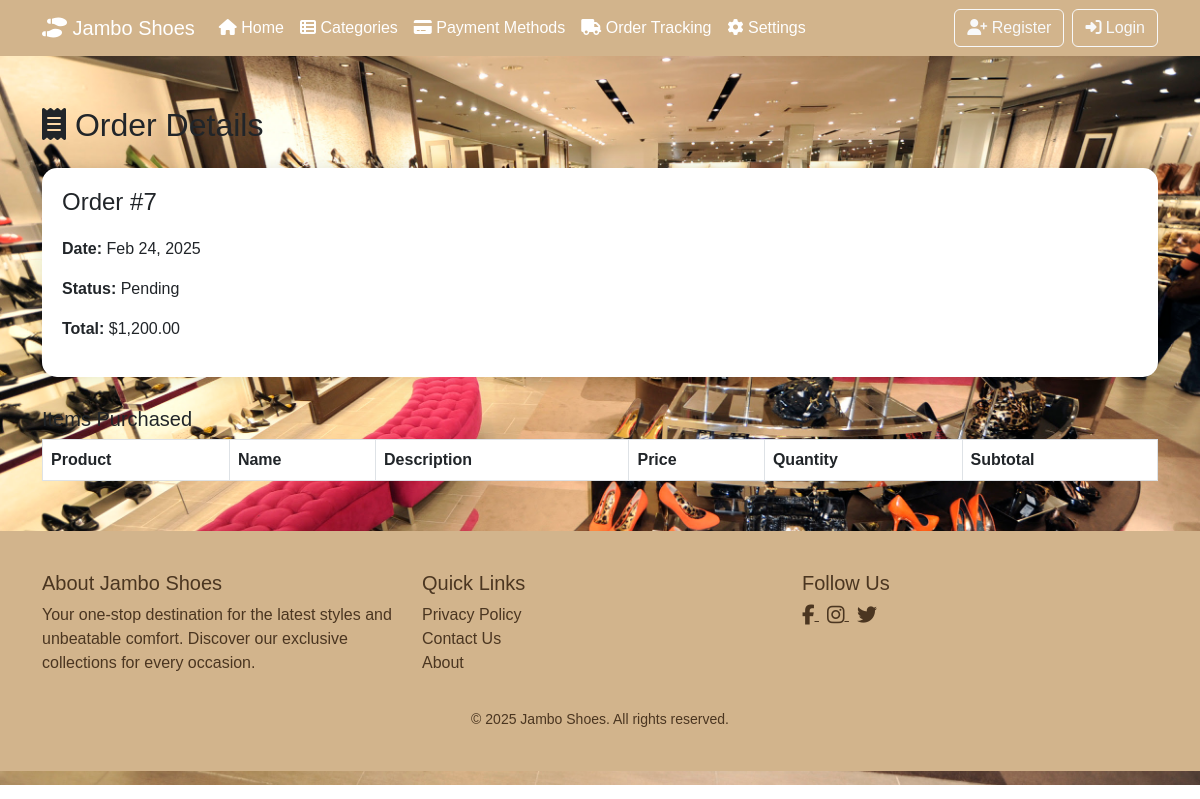
Page /order_details.php?order_id=7 (signed in) on the committed database.
### tables this page shows
CREATE TABLE `orders` (
  `order_id` int(11) NOT NULL,
  `customer_id` int(11) NOT NULL,
  `order_date` timestamp NOT NULL DEFAULT current_timestamp(),
  `total` decimal(10,2) NOT NULL,
  `status` varchar(50) DEFAULT 'Pending',
  `shipping_name` varchar(255) DEFAULT NULL,
  `shipping_address` text DEFAULT NULL,
  `shipping_phone` varchar(50) DEFAULT NULL
);

### order_details.php (the view, shortened to what this page needs)
<?php
require_once 'db_connect.php';
$order_id = intval($_GET['order_id']);
$stmt = $conn->prepare("SELECT * FROM orders WHERE order_id = ? AND customer_id = ?");
$stmt->bind_param("ii", $order_id, $_SESSION['user_id']);
$stmt->execute();
$orderResult = $stmt->get_result();
$order = $orderResult->fetch_assoc();
?>
<!DOCTYPE html>
<html lang="en">
<head>
  <link href="https://cdn.jsdelivr.net/npm/bootstrap@5.3.0/dist/css/bootstrap.min.css" rel="stylesheet">
  <link rel="stylesheet" href="https://cdnjs.cloudflare.com/ajax/libs/font-awesome/6.4.2/css/all.min.css">
</head>
<body>
  <?php include 'header.php'; ?>
  <div class="container order-details">
    <h2 class="mb-4"><i class="fas fa-receipt"></i> Order Details</h2>
    <div class="order-summary">
      <h4>Order #<?php echo htmlspecialchars($order['order_id']); ?></h4>
      <p><strong>Date:</strong> <?php echo date("M d, Y", strtotime($order['order_date'])); ?></p>
      <p><strong>Status:</strong> <?php echo htmlspecialchars($order['status']); ?></p>
      <p><strong>Total:</strong> $<?php echo number_format($order['total'], 2); ?></p>
    </div>
    <h5>Items Purchased</h5>
    <table class="table table-bordered">
      <thead>
        <tr>
          <th>Product</th>
          <th>Name</th>
          <th>Description</th>
          <th>Price</th>
          <th>Quantity</th>
          <th>Subtotal</th>
        </tr>
      </thead>
    </table>
  </div>
  <?php include 'footer.php'; ?>
</body>
</html>

### order_details.php (style rules this page uses)
body { font-family: Arial, sans-serif; background: #f8f9fa; }
.order-details { margin-top: 50px; margin-bottom: 50px; }
.order-summary { background: #fff; padding: 20px; border-radius: 15px; box-shadow: 0 0 15px rgba(0,0,0,0.1); margin-bottom: 30px; }
.order-summary h4 { margin-bottom: 20px; }

### header.php (style rules this page uses)
body { font-family: Arial, sans-serif; background: url('logo.jpg') no-repeat center center/cover; }

### rows in the picture
orders: order_id "7", order_date "Feb 24, 2025", status "Pending", total "1,200.00"
